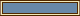

Below is a game level as drawn by its tile map, then a one-line description and the .tmx file that defines it, in full:
An orthogonal 10x2 tile map with 8x8 px tiles, 1 tile layer (Tile Layer 1).

<map version="1.5" tiledversion="1.7.2" orientation="orthogonal" renderorder="right-down" width="10" height="2" tilewidth="8" tileheight="8" infinite="0" nextlayerid="2" nextobjectid="1">
 <tileset firstgid="1" name="MenuTiles" tilewidth="8" tileheight="8" tilecount="128" columns="32">
  <image source="MenuTiles.png" width="256" height="32" />
 </tileset>
 <layer id="1" name="Tile Layer 1" width="10" height="2">
  <data encoding="csv">
2147483739,90,90,90,90,90,90,90,90,91,
3221225563,3221225562,3221225562,3221225562,3221225562,3221225562,3221225562,3221225562,3221225562,1073741915
</data>
 </layer>
</map>
